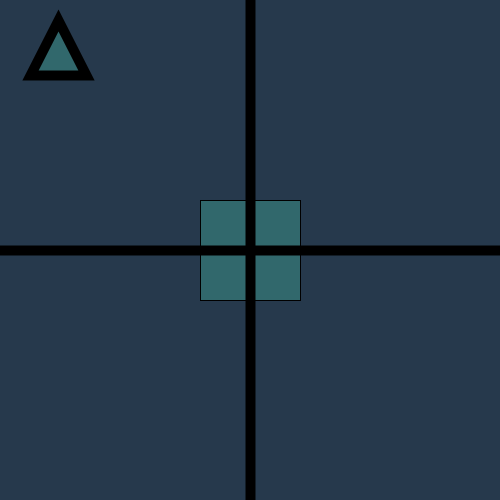
Frame 1 (no input)
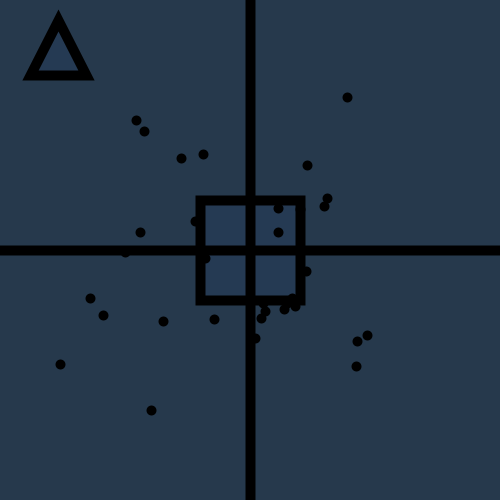
Frame 60 (the mouse pressed at the canvas centre just before this capture)
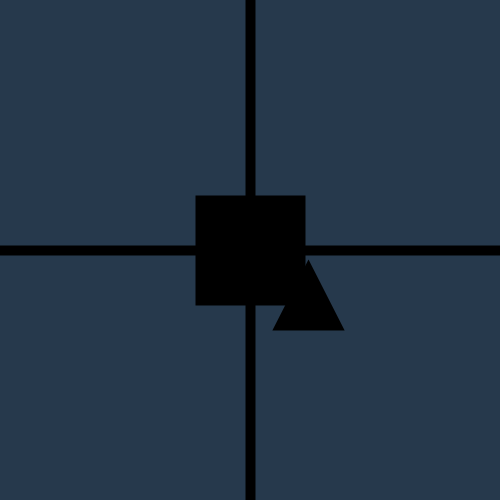
Frame 120 (the mouse held since frame 60 and released just before this capture)

The Processing sketch that drew these frames (run headless with seeded random() and noise(); from frame 60 on, the mouse is pressed at the canvas centre):

// Processing sketch: processing_44209
// ── processing_44209.pde

int Y;
void setup () {
  size(500, 500); 

  colorMode(HSB,360,100,100);
  Y = color(210,50,30);
}

void draw () {
  background(Y);
  color T = color(random(255), random(255), random (255),random(255));
  if(mousePressed) {
    float C = alpha(0);
    fill (C);
  }
  else {
    fill (T);
  }
  rect ((width/2)-50, (height/2)-50, 100, 100);
  smooth();
  strokeWeight(10);
  line (0, width/2,500, height/2);
  line (width/2,0,height/2,500);
  triangle(mouseX+30,mouseY+75,mouseX+58,mouseY+20,mouseX+86,mouseY+75);
  if(mousePressed){
    
  } 
    else{
  for (float N = random(255); N < 200; N = random(255)) {
    for(float M = random(255); M < 200; M = random(255)) {
      point(N+random(255),M+random(255));
    }
  }}
}
